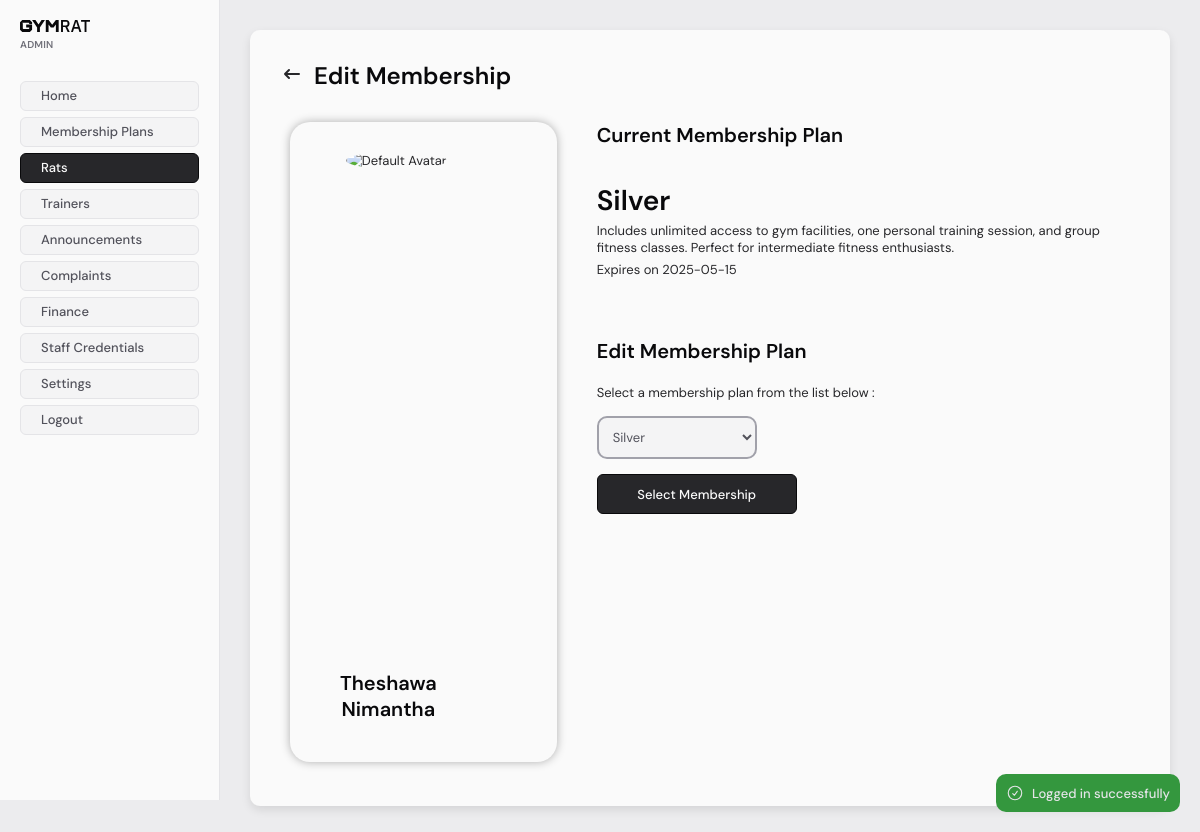
Screenshot of /staff/admin/rats/membership/index.php?id=44 (signed in) with the database file from the repository.
### tables this page shows
CREATE TABLE `customers` (
  `id` int NOT NULL,
  `fname` varchar(100) NOT NULL,
  `lname` varchar(100) NOT NULL,
  `email` varchar(120) NOT NULL,
  `phone` varchar(15) NOT NULL,
  `password` varchar(60) NOT NULL COMMENT 'https://stackoverflow.com/questions/247304/what-data-type-to-use-for-hashed-password-field-and-what-length',
  `avatar` varchar(100) DEFAULT NULL,
  `onboarded` tinyint(1) NOT NULL DEFAULT '0',
  `trainer` int DEFAULT NULL,
  `membership_plan` int DEFAULT NULL,
  `membership_plan_activated_at` timestamp NULL DEFAULT NULL,
  `workout` int DEFAULT NULL COMMENT 'add related workout id',
  `meal_plan` int DEFAULT NULL COMMENT 'add related meal plan id',
  `created_at` timestamp NOT NULL DEFAULT CURRENT_TIMESTAMP,
  `updated_at` timestamp NOT NULL DEFAULT CURRENT_TIMESTAMP
);

CREATE TABLE `membership_plans` (
  `id` int NOT NULL,
  `name` varchar(100) NOT NULL,
  `description` varchar(500) NOT NULL,
  `price` int NOT NULL,
  `duration` int NOT NULL COMMENT 'In days',
  `is_locked` tinyint(1) NOT NULL DEFAULT '1',
  `created_at` timestamp NOT NULL DEFAULT CURRENT_TIMESTAMP,
  `updated_at` timestamp NOT NULL DEFAULT CURRENT_TIMESTAMP
);

### src/db/Database.php (called while the page is built, shortened)
<?php
class Database
{
    private static null|Database $instance = null;
    private $CONFIG = [
        "host" => "mysql_db",
        "username" => "root",
        "password" => "123456",
        "dbname" => "gymrat",
    ];
    private function __construct()
    {
        try {
            $tz = (new DateTime('now', new DateTimeZone('Asia/Colombo')))->format('P');
            $this->conn = new PDO(
                "mysql:host=" . $this->CONFIG['host'] . ";dbname=" . $this->CONFIG['dbname'],
                $this->CONFIG['username'],
                $this->CONFIG['password'],
                [
                    \PDO::ATTR_ERRMODE => \PDO::ERRMODE_EXCEPTION,
                    \PDO::MYSQL_ATTR_INIT_COMMAND => "SET time_zone='$tz'"
                ]
            );
        } catch (PDOException  $e) {
            die("database connection failed: " . $e->getMessage());
        }
    }
    public static function get_conn()
    {
        if (!self::$instance) {
            self::$instance = new Database();
        }
        return self::$instance->conn;
    }
}

### src/db/models/Customer.php (called while the page is built, shortened)
<?php
require_once __DIR__ . "/../Model.php";
class Customer extends Model
{
    protected $table = "customers";
    public int $id;
    public function fill(array $data)
    {
        $this->id = $data['id'] ?? 0;
        $this->fname = $data['fname'] ?? "";
        $this->lname = $data['lname'] ?? "";
        $this->membership_plan_activated_at = (array_key_exists('membership_plan_activated_at', $data)  && $data['membership_plan_activated_at']) ?  new DateTime($data['membership_plan_activated_at']) : null;
        $this->membership_plan = $data['membership_plan'] ?? null;
    }
    public function get_by_id()
    {
        $sql = "SELECT * FROM $this->table WHERE id=:id";
        $stmt = $this->conn->prepare($sql);
        $stmt->execute(['id' => $this->id]);
    }
}

### src/db/Model.php (called while the page is built, shortened)
<?php
require_once __DIR__ . "/Database.php";
abstract class Model
{
    public function __construct()
    {
        $this->conn = Database::get_conn();
    }
}

### src/db/models/MembershipPlan.php (called while the page is built, shortened)
<?php
require_once __DIR__ . "/../Model.php";
class MembershipPlan extends Model
{
    protected $table = "membership_plans";
    public int $id;
    public function fill(array $data)
    {
        $this->id = $data['id'] ?? 0;
        $this->name = $data['name'] ?? "";
        $this->description = $data['description'] ?? "";
        $this->duration = $data['duration'] ?? 1;
    }
    public function get_all(): array
    {
        $sql = "SELECT * FROM $this->table";
        $stmt = $this->conn->prepare($sql);
        $stmt->execute();
        $items = $stmt->fetchAll();
        return array_map(function ($item) {
            $membershipPlan = new MembershipPlan();
            $membershipPlan->fill($item);
            return $membershipPlan;
        }, $items);
    }
    public function get_by_id()
    {
        $sql = "SELECT * FROM $this->table WHERE id = :id LIMIT 1";
        $stmt = $this->conn->prepare($sql);
        $stmt->execute(['id' => $this->id]);
    }
}

### src/staff/admin/rats/membership/index.php (the view, shortened to what this page needs)
<?php
$id = $_GET['id'] ?? null;
$confirmMembership = $_GET['confirm'] ?? 0;
require_once "../../../../db/models/Customer.php";
require_once "../../../../db/models/MembershipPlan.php";
require_once "../../../../alerts/functions.php";
$customer = new Customer();
if (!isset($_SESSION['customer'])){
    try {
        $customer->id = $id;
        $customer->get_by_id();
    } catch (Exception $e) {
        redirect_with_error_alert("Failed to fetch customer: " . $e->getMessage(), "/staff/admin/rats/view/index.php?id=$id");
        exit;
    }
} else {
    $customer = unserialize($_SESSION['customer']);
}
$membership_plan = new MembershipPlan();
$membership_plan->id = $customer->membership_plan;
if (!isset($_SESSION['membership_plan'])) {
    try {
        $membership_plan->get_by_id();
    } catch (Exception $e) {
        redirect_with_error_alert("Failed to fetch customer's membership plan: " . $e->getMessage(), "/staff/admin/rats/view/index.php?id=$id");
        exit;
    }
} else {
    $membership_plan = unserialize($_SESSION['membership_plan']);
}
$membership_plan_expiration = null;
if ($customer->membership_plan_activated_at) {
    $membership_plan_expiration = clone $customer->membership_plan_activated_at;
    $membership_plan_expiration->modify("+{$membership_plan->duration} days");
}
$membership_options = null;
try {
    $membershipModel = new MembershipPlan();
    $membership_options = $membershipModel->get_all();
} catch (Exception $e) {
    redirect_with_error_alert("Failed to fetch membership plan options: " . $e->getMessage(), "/staff/admin/rats/view/index.php?id=$id");
        exit;
}
require_once "../../../includes/header.php";
require_once "../../../includes/sidebar.php";
?>
<main>
    <div class="staff-base-container">
    <?php require_once "../../../includes/menubar.php"; ?>
            <div style="margin: 20px; display: grid; grid-template-columns: 1fr 2fr; gap: 40px;">
                <div class="rat-view-profile" style="padding: 30px 40px;">
                    <div style="grid-row: 1; grid-column: 1; align-self: start; justify-self: end; text-align: left;">
                    <?php if (!empty($customer->avatar)): ?>
                        <img src="../../../../uploads/<?= $customer->avatar ?>" alt="Customer Avatar"  class="rat-view-avatar">
                    <?php else: ?>
                        <img src="../../../../uploads/default-images/default-avatar.png" alt="Default Avatar" class="rat-view-avatar">
                    <?php endif; ?>
                    </div>
                    <div style="grid-row: 2; grid-column: 1; align-self: end; justify-self: center; text-align: center;">
                        <h1 style="margin: 10px;"><?= $customer->fname . " " . $customer->lname ?></h1>
                    </div>
                </div>
                <?php if (!($confirmMembership)): ?>
                <div>
                    <div style="margin-bottom: 60px;">
                        <h1>Current Membership Plan</h1>
                        <h1 style="margin-top: 40px; margin-bottom: 8px; font-size: 28px;"><?= $membership_plan->name ?? $customer->membership_plan ?></h1>
                        <p style="margin-bottom: 5px;"><?= $membership_plan->description ?></p>
                        <p>Expires on <?= $membership_plan_expiration->format('Y-m-d') ?></p>
                    </div>
                    <form action="assign_membership.php" method="POST" class="rat-view-trainer-form" style="margin: 0px;">
                        <h1 style="margin: 10px 0;">Edit Membership Plan</h1>
                        <p style="margin-top: 20px; margin-bottom: 10px;">Select a membership plan from the list below :</p>
                        <select name="membership_id" class="staff-input-primary staff-input-long">
                            <?php foreach ($membership_options as $membershipPlan): ?>
                                <option value="<?= $membershipPlan->id ?>"
                                    <?= ($customer->membership_plan && $customer->membership_plan == $membershipPlan->id) ? 'selected' : '' ?>>
                                    <?= $membershipPlan->name ?>
                                </option>
                            <?php endforeach; ?>
                        </select>
                        <button type="submit" class="staff-button secondary" style="margin: 10px 0px; width: 200px; height: 40px;">
                            Select Membership
                        </button>
                    </form>
                </div>
                <?php endif; ?>
            </div>
    </div>
</main>
<?php require_once "../../../includes/footer.php"; ?>

### src/staff/styles/globals.css (style rules this page uses)
* { margin: 0; padding: 0; box-sizing: border-box; font-family: "DM Sans", sans-serif; font-optical-sizing: auto; }
input, select, button, textarea { outline: none; font-size: inherit; }
:root { --color-zinc-50: #fafafa; --color-zinc-100: #f4f4f5; --color-zinc-150: #ececee; --color-zinc-200: #e4e4e7; --color-zinc-300: #d4d4d8; --color-zinc-400: #a1a1aa; --color-zinc-500: #71717a; --color-zinc-600: #52525b; --color-zinc-700: #3f3f46; --color-zinc-800: #27272a; --color-zinc-900: #18181b; --color-zinc-950: #09090b; --color-red: #d53a3a; --color-red-light: #f05050; --color-red-light-faded: #F0505040; --color-green: #34973e; --color-green-light: #42b34d; --color-green-light-faded: #42b34d40; font-size: 13px; }
body { background-color: var(--color-zinc-150); color: var(--color-zinc-800); display: flex; }
main { padding: 20px; display: flex; min-height: 100vh; flex: 1; }

### src/staff/styles/components.css (style rules this page uses)
h1 { font-size: 20px; line-height: 26px; font-weight: 600; color: var(--color-zinc-950); }
select:has(option:checked:not([value])) option, select:has(option:checked:not([value=""])) option { color: var(--color-zinc-800); }
.staff-base-container { background-color: var(--color-zinc-50); margin: 10px; padding: 20px; border-radius: 10px; width: 99% !important; box-shadow: 0 4px 10px rgba(0, 0, 0, 0.1); min-height: 98%; }
.staff-input-primary { color: var(--color-zinc-600); background-color: var(--color-zinc-100); border: 2px solid var(--color-zinc-400); border-radius: 10px; text-align: justify; min-height: 20px; padding: 10px; }
.staff-input-long { width: 30%; margin: 5px 15px 5px 0px; }
.staff-button { height: 30px; padding: 0 20px; font-weight: 500; border-radius: 6px; margin-bottom: 6px; display: flex; align-items: center; justify-content: center; text-align: center; cursor: pointer; transition: background-color 0.6s; }
.staff-button.secondary { background-color: var(--color-zinc-800); color: var(--color-zinc-50); border: 1px solid var(--color-zinc-950); }

### src/staff/admin/admin.css (style rules this page uses)
.rat-view-avatar { width: 300px; height: 300px; border-radius: 100%; }
.rat-view-profile { width: 100%; height: 80vh; box-sizing: border-box; border-radius: 20px; background-color: var(--color-zinc-50); padding: 20px; box-shadow: 0px 0px 10px rgba(0, 0, 0, 0.3); display: grid; grid-template-rows: 1fr 1fr; grid-template-columns: 1fr 1fr; }
.rat-view-trainer-form { margin: 0 20px }

### rows the page displays
customers: fname "Theshawa", lname "Nimantha", membership_plan_activated_at.duration "2025-05-15", membership_id "Silver"
membership_plans: name "Silver", description "Includes unlimited access to gym facilities, one personal training session, and group fitness classes. Perfect for intermediate fitness enthusiasts."

### other values shown
$success_alert "Logged in successfully"
$title "ADMIN"
$link['text'] "Home"
$link['text'] "Membership Plans"
$link['text'] "Rats"
$link['text'] "Trainers"
$link['text'] "Announcements"
$link['text'] "Complaints"
$link['text'] "Finance"
$link['text'] "Staff Credentials"
$link['text'] "Settings"
$title "Edit Membership"
